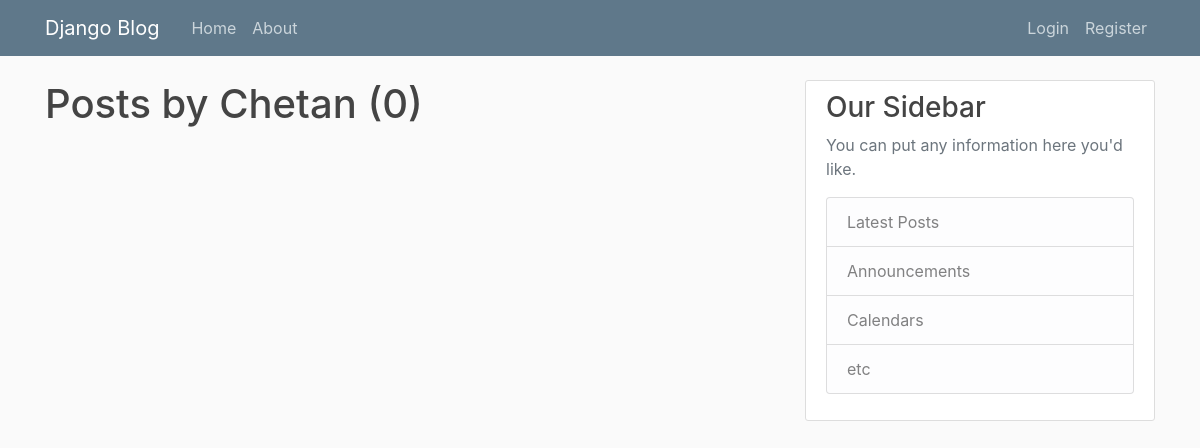
/user/Chetan, run on an earlier commit of the app's database.
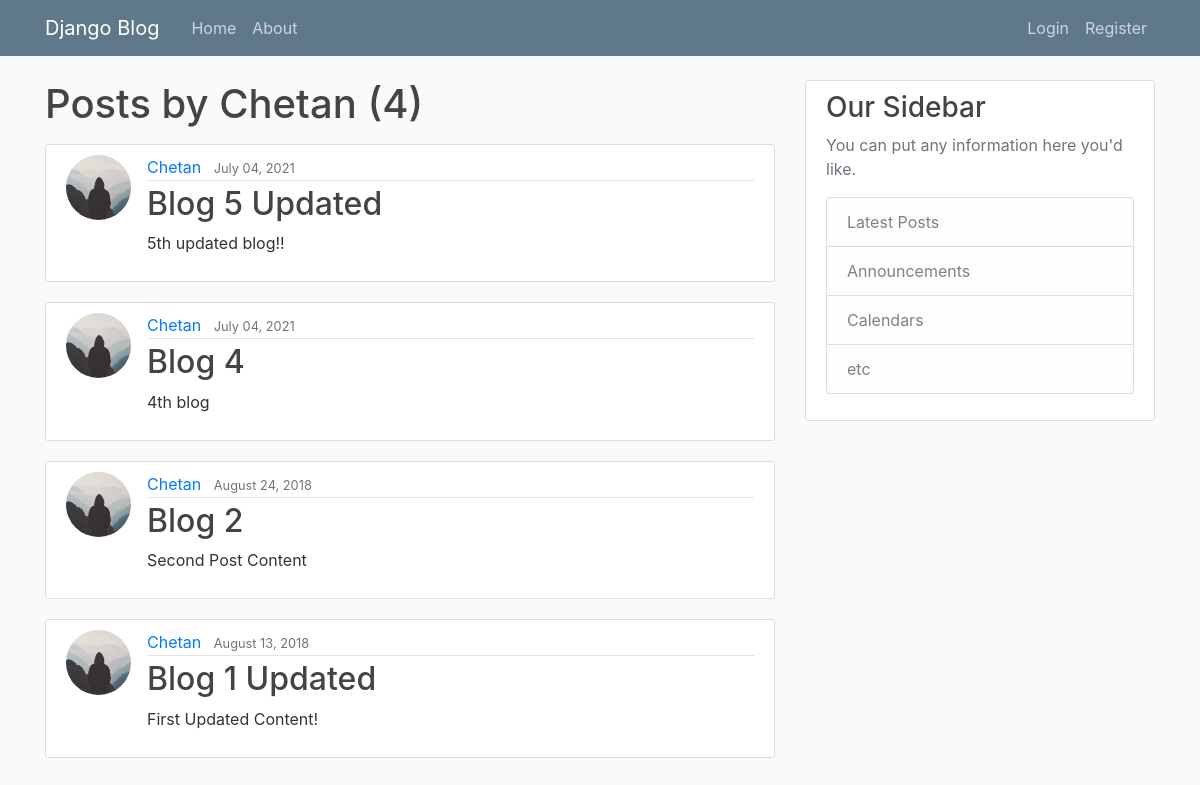
And on a later commit of the database.
### blog/models.py (models this page shows, shortened)
class Post(models.Model):
    title = models.CharField(max_length=100)
    content = models.TextField()
    date_posted = models.DateTimeField(default=timezone.now)
    author = models.ForeignKey(User, on_delete=models.CASCADE)

### users/models.py (models this page shows, shortened)
class Profile(models.Model):
    user = models.OneToOneField(User, on_delete=models.CASCADE)
    image = models.ImageField(default='default.jpg', upload_to='profile_pics')

### blog/views.py (the view)
# urls.py: path('user/<str:username>', UserPostListView.as_view(), name='user-posts'),
class UserPostListView(ListView):
    model = Post
    template_name = 'blog/user_posts.html'  # <app>/<model>_<viewtype>.html
    context_object_name = 'posts'
    paginate_by = 5
    def get_queryset(self):
        user = get_object_or_404(User, username=self.kwargs.get('username'))
        return Post.objects.filter(author=user).order_by('-date_posted')

### blog/templates/blog/user_posts.html (shortened to what this page needs)
{% extends "blog/base.html" %}
{% block content %}
    <h1 class="mb-3">Posts by {{ view.kwargs.username }} ({{ page_obj.paginator.count }})</h1>
    {% for post in posts %}
        <article class="media content-section">
          <img class="rounded-circle article-img" src="{{ post.author.profile.image.url }}">
          <div class="media-body">
            <div class="article-metadata">
              <a class="mr-2" href="{% url 'user-posts' post.author.username %}">{{ post.author }}</a>
              <small class="text-muted">{{ post.date_posted|date:"F d, Y" }}</small>
            </div>
            <h2><a class="article-title" href="{% url 'post-detail' post.id %}">{{ post.title }}</a></h2>
            <p class="article-content">{{ post.content }}</p>
          </div>
        </article>
    {% endfor %}
{% endblock content %}

What changed in the data, as far as the page shows it:
added Post: author.profile.image (placeholder picture), author "Chetan", date_posted "July 04, 2021", title "Blog 5 Updated", content "5th updated blog!!"
added Post: author.profile.image (placeholder picture), author "Chetan", date_posted "July 04, 2021", title "Blog 4", content "4th blog"
now on this page (row edited): Post: author.profile.image (placeholder picture), author "Chetan", date_posted "August 24, 2018", title "Blog 2", content "Second Post Content"
now on this page (row edited): Post: author.profile.image (placeholder picture), author "Chetan", date_posted "August 13, 2018", title "Blog 1 Updated", content "First Updated Content!"
Also different on the page:
{{ page_obj.paginator.count }}: "0" → "4"
